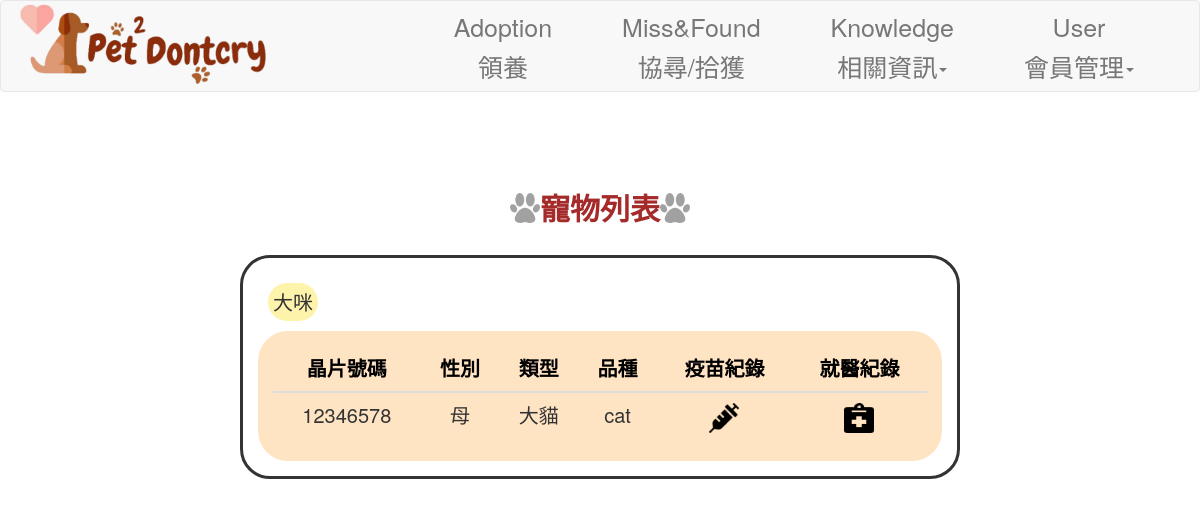
/user/mypet (signed in), run on the app's committed database.
### app/models/user.py (models this page shows, shortened)
class pet(db.Model):
    __tablename__ = 'pet'
    PetID = db.Column('PetID', db.Integer, primary_key = True)
    UID = db.Column('UID',db.Integer,db.ForeignKey('user.UID'), nullable=False)
    name = db.Column('name', db.String(20), nullable=False)
    sex = db.Column('sex',db.Integer, nullable=False)
    species = db.Column('species', db.String(10), nullable=False)
    fur = db.Column('fur', db.String(10), nullable=False)
    variety = db.Column('variety', db.String(10), nullable=False)
    vaccine = db.Column('vaccine',db.Boolean,nullable=False)
    medicalrecords = db.relationship('medicalrecords', backref='pet', lazy='dynamic')

### app/views/user.py (the view)
@user_views.route('/user/mypet')
@login_required
def pet_info():
    users = get_user_data(current_user.ID)
    print(users)
    from ..models.user import pet
    pets = pet.query.filter_by(UID=users.UID).all()
    print(pets)
    if pets is None:
        abort(404)
    return render_template('user_pet.html', pets=pets)

### app/controllers/user.py (called while the page is built)
def get_user_data(ID):
    return user.query.filter_by(ID=ID).first()

### app/models/user.py (called while the page is built)
    @login_manager.user_loader
    def load_user(ID):
        try:
            return account.query.get(ID)
        except:
            return None

### app/templates/user_pet.html (shortened to what this page needs)
<!DOCTYPE html>
{% extends "base.html" %}
{% block content %}
<head>
    <link rel="stylesheet" href="{{ url_for('static', filename='css/user_pet.css') }}">
</head>
<body background="{{ url_for('static', filename='img/first-page.jpg') }}" style="background-size: cover; font-size: 2rem;">
    <div class="Title_img" style="padding: 1.5rem; margin-top: 5%;">
        <div class="Title_img rounded" style=" display: flex; align-items: center;">
            <img src="{{ url_for('static', filename='img/dog-footprints.png') }}" width="30" height="30">
            <div class="Title font-B" style="font-size: 3rem; color: brown;">   寵物列表   </div>
            <img src="{{ url_for('static', filename='img/dog-footprints.png') }}" width="30" height="30">
        </div>
    </div>
    {% for pet in pets %}
    <div style="display: flex; justify-content: center; align-items: center; flex-direction: column;">
        <div class="" style="display: flex; flex-wrap: wrap; justify-content: center; align-items: center; border: solid; width: 60%; padding: 1.5rem; border-radius: 30px; margin: 1rem">
            <div style="width: 100%;">
                <div class="rounded-name bg-name" style="margin: 1rem; padding: 0.5rem; width: fit-content;">
                    {{pet.name}}
                </div>
                <div class="bg-table rounded-table h-100 p-4 dis">
                    <table class="table" style="font-size: 2rem;">
                        <thead class="thead">
                            <tr style="color:black; border-top-style: hidden;">
                                <th scope="col" style="text-align: center;">晶片號碼</th>
                                <th scope="col" style="text-align: center;">性別</th>
                                <th scope="col" style="text-align: center;">類型</th>
                                <th scope="col" style="text-align: center;">品種</th>
                                <th scope="col" style="text-align: center;">疫苗紀錄</th>
                                <th scope="col" style="text-align: center;">就醫紀錄</th>
                            </tr>
                        </thead>
                        <tbody class="thead">
                            <tr>
                                <td id="ID">{{pet.PetID}}</td>
                                <td>
                                    {% if pet.sex == 0 %}
                                    公
                                    {% elif pet.sex == 1 %}
                                    母
                                    {% else %}
                                    未知
                                    {% endif %}
                                </td>
                                <td>{{pet.variety}}</td>
                                <td>{{pet.species}}</td>
                                <td>
                                    <img src="{{ url_for('static', filename='img/syringe.png') }}" onclick="showDialog('{{pet.PetID}}')" width="30" height="30">
                                </td>
                                <td>
                                    <img src="{{ url_for('static', filename='img/medical-records.png') }}" onclick="showDialog1('{{pet.PetID}}') " width="30" height="30">
                                </td>
                            </tr>
                        </tbody>
                    </table>
                </div>
            </div>
        </div>
        {% endfor %}
    </div>
</body>
{% endblock content %}

### app/static/css/user_pet.css (style rules this page uses)
.bg-table { background-color:bisque; }
.bg-name { background-color: #fef3ab; }
.font-B { font-weight: bold; }
.rounded { border-radius: 30px; }
.rounded-table { border-radius: 30px; }
.rounded-name { border-radius: 30px; }
.h-100 { height: auto; }
.p-4 { padding: 1.5rem; }
.Title_img { display: flex; justify-content: center; align-items: center; }
.Title { font-size: 3rem; color: brown; }
.dis { display:flex; justify-content: center; }
.table { margin-bottom: 0.5rem; font-size: 1rem; display: blocks; text-align: center; }
.thead { text-align: center; }

### data on the page
pet: name "大咪", PetID "12346578", sex "母", variety "大貓", species "cat"
